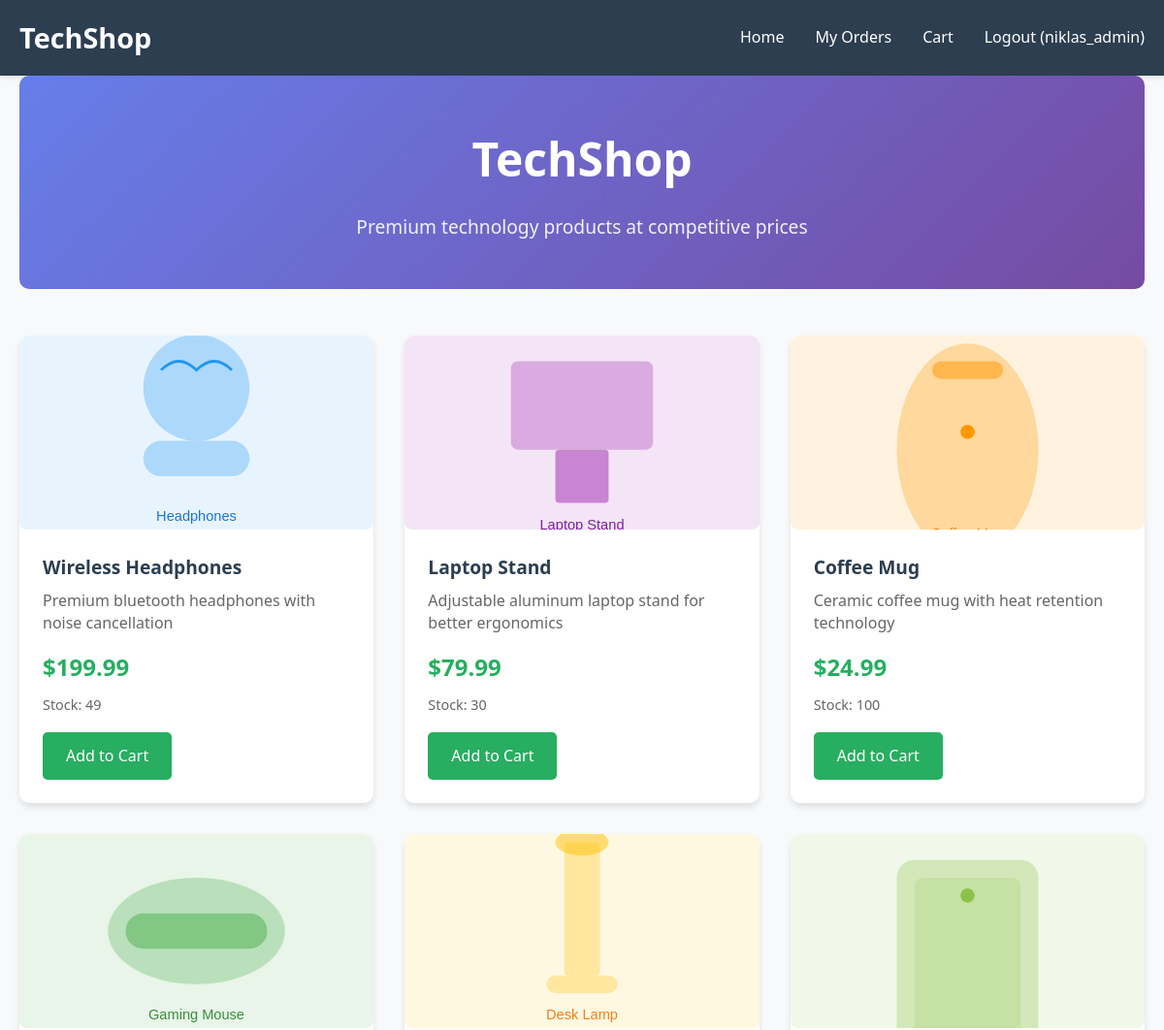
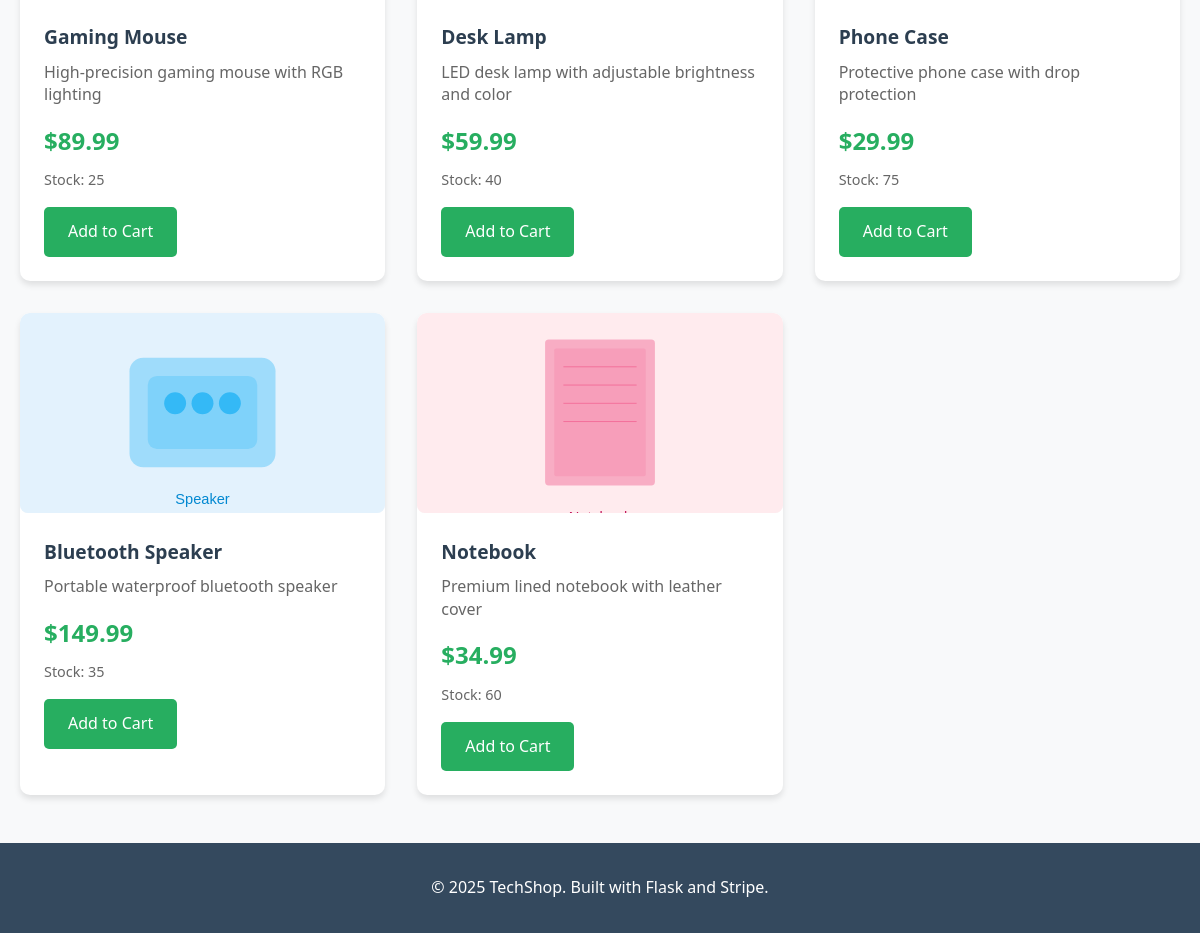
The page / (signed in) on the database its author committed (2 pictures, top to bottom).
### tables this page shows
CREATE TABLE products (
                id INTEGER PRIMARY KEY AUTOINCREMENT,
                name TEXT NOT NULL,
                description TEXT,
                price DECIMAL(10, 2) NOT NULL,
                image_url TEXT,
                stock INTEGER DEFAULT 0,
                category TEXT,
                created_at TIMESTAMP DEFAULT CURRENT_TIMESTAMP
            );

### app.py (the view)
@app.route('/')
def index():
    conn = db.get_connection()
    cursor = conn.cursor()
    cursor.execute('SELECT * FROM products ORDER BY created_at DESC')
    products = cursor.fetchall()
    conn.close()
    return render_template('index.html', products=products)

### app.py (called while the page is built, shortened)
def get_cart_total():
    if 'cart' not in session:
        return 0, 0

@app.context_processor
def inject_cart_info():
    total, count = get_cart_total()
    return dict(cart_total=total, cart_count=count)

    def get_connection(self):
        return sqlite3.connect('ecommerce.db')

### templates/index.html (shortened to what this page needs)
{% extends "base.html" %}
{% block content %}
<div class="hero">
    <h1>TechShop</h1>
    <p>Premium technology products at competitive prices</p>
</div>
<div class="products-grid">
    {% for product in products %}
        <div class="product-card">
            <img src="{{ product[4] }}" alt="{{ product[1] }}" class="product-image">
            <div class="product-info">
                <h3 class="product-name">{{ product[1] }}</h3>
                <p class="product-description">{{ product[2] }}</p>
                <div class="product-price">${{ "%.2f"|format(product[3]) }}</div>
                <div class="product-stock">Stock: {{ product[5] }}</div>
                {% if product[5] > 0 %}
                    <a href="{{ url_for('add_to_cart', product_id=product[0]) }}" class="btn btn-success">Add to Cart</a>
                {% else %}
                    <button class="btn" disabled>Out of Stock</button>
                {% endif %}
            </div>
        </div>
    {% endfor %}
</div>
{% endblock %}

### templates/base.html (style rules this page uses)
* { margin: 0; padding: 0; box-sizing: border-box; }
body { font-family: 'Segoe UI', Tahoma, Geneva, Verdana, sans-serif; line-height: 1.6; color: #333; background-color: #f8f9fa; }
.btn { display: inline-block; padding: 0.75rem 1.5rem; background: #3498db; color: white; text-decoration: none; border-radius: 5px; border: none; cursor: pointer; font-size: 1rem; transition: background 0.3s; }
.btn-success { background: #27ae60; }

### templates/index.html (style rules this page uses)
.hero { text-align: center; padding: 3rem 0; background: linear-gradient(135deg, #667eea 0%, #764ba2 100%); color: white; border-radius: 10px; margin-bottom: 3rem; }
.hero h1 { font-size: 3rem; margin-bottom: 1rem; }
.hero p { font-size: 1.2rem; opacity: 0.9; }
.products-grid { display: grid; grid-template-columns: repeat(auto-fill, minmax(280px, 1fr)); gap: 2rem; margin-top: 2rem; }
.product-card { background: white; border-radius: 10px; box-shadow: 0 4px 6px rgba(0, 0, 0, 0.1); transition: transform 0.3s, box-shadow 0.3s; overflow: hidden; }
.product-image { width: 100%; height: 200px; object-fit: cover; background: #f8f9fa; display: block; border-radius: 8px; }
.product-info { padding: 1.5rem; }
.product-name { font-size: 1.2rem; font-weight: bold; margin-bottom: 0.5rem; color: #2c3e50; }
.product-description { color: #666; margin-bottom: 1rem; line-height: 1.4; }
.product-price { font-size: 1.5rem; font-weight: bold; color: #27ae60; margin-bottom: 0.5rem; }
.product-stock { font-size: 0.9rem; color: #666; margin-bottom: 1rem; }

### rows shown on the page
products: image_url (picture), name "Wireless Headphones", description "Premium bluetooth headphones with noise cancellation", price "199.99", stock "49"
products: image_url (picture), name "Laptop Stand", description "Adjustable aluminum laptop stand for better ergonomics", price "79.99", stock "30"
products: image_url (picture), name "Coffee Mug", description "Ceramic coffee mug with heat retention technology", price "24.99", stock "100"
products: image_url (picture), name "Gaming Mouse", description "High-precision gaming mouse with RGB lighting", price "89.99", stock "25"
products: image_url (picture), name "Desk Lamp", description "LED desk lamp with adjustable brightness and color", price "59.99", stock "40"
products: image_url (picture), name "Phone Case", description "Protective phone case with drop protection", price "29.99", stock "75"
products: image_url (picture), name "Bluetooth Speaker", description "Portable waterproof bluetooth speaker", price "149.99", stock "35"
products: image_url (picture), name "Notebook", description "Premium lined notebook with leather cover", price "34.99", stock "60"

### other values the page prints
{{ session.username }} "niklas_admin"
